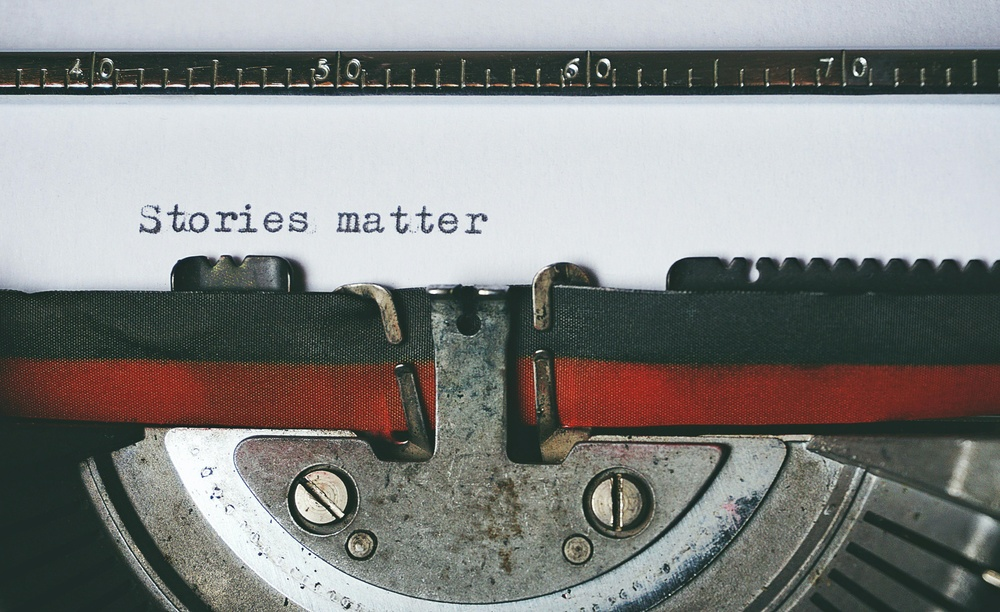
#> input picture images/pexels-suzyhazelwood-1995842.jpg, 1000 x 612 px, shrunk from 5500 x 3366 before the run, found by its file name
$ python weiner-deconvolution.py
#> lines starting #> are read from the running program, lines starting #| are printed output that depends on the picture
import numpy as np
import cv2
import matplotlib.pyplot as plt
from scipy.signal import convolve2d
from scipy.fft import fft2, ifft2


def read_image(image_path, grayscale=True):
    """
    Reads the input image and converts it to grayscale if needed.
    """
#> called with grayscale = True
    image = cv2.imread(image_path)
#> image is the input picture: shape (612, 1000, 3); mean B, G, R 132.9, 134.7, 133.7
    if grayscale:
        image = cv2.cvtColor(image, cv2.COLOR_BGR2GRAY)
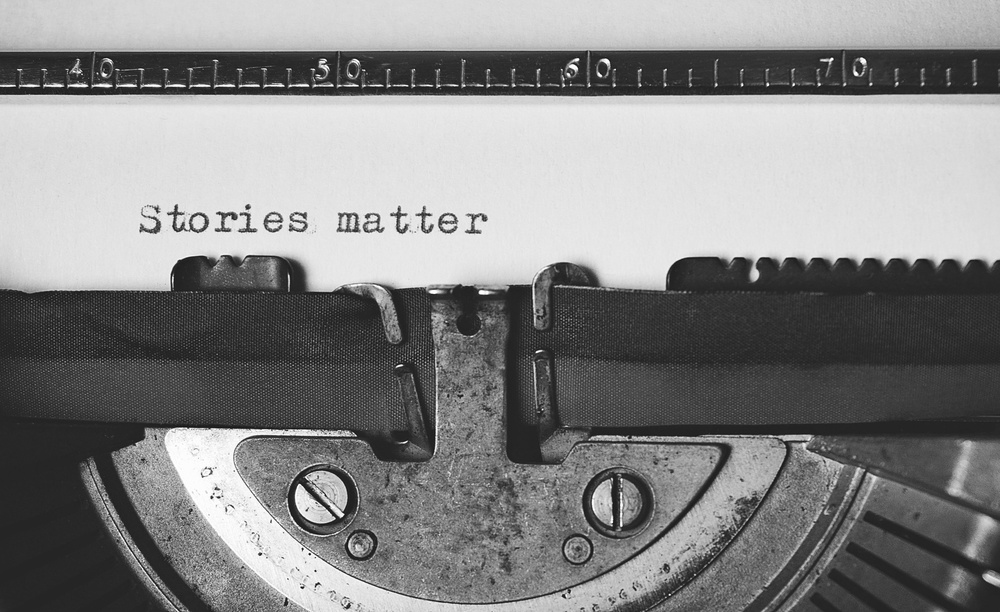
#> image: shape (612, 1000); min 5, max 255, mean 134.2
    return image

def gaussian_psf(size, sigma):
    """
    Generates a Gaussian Point Spread Function (PSF).

    Parameters:
    - size: Size of the PSF (e.g., 15x15).
    - sigma: Standard deviation of the Gaussian function.

    Returns:
    - psf: The generated PSF.
    """
#> called with size = (50, 50), sigma = 20
    psf = np.zeros(size)
    center = (size[0] // 2, size[1] // 2)

    for i in range(size[0]):
        for j in range(size[1]):
            x, y = i - center[0], j - center[1]
            psf[i, j] = np.exp(-(x**2 + y**2) / (2 * sigma**2))

    return psf / psf.sum()  # Normalize the PSF

def wiener_filter(blurred, psf, K):
    """
    Applies Wiener-Hunt deconvolution to an input blurred image.

    Parameters:
    - blurred: The observed blurred image.
    - psf: Point Spread Function (PSF) representing the blur.
    - K: Noise-to-signal power ratio.

    Returns:
    - deconvolved_image: The deblurred image after Wiener filtering.
    """
    # Perform Fourier transforms on the blurred image and PSF
    G = fft2(blurred)
    H = fft2(psf, s=blurred.shape)
    H_conj = np.conj(H)  # Conjugate of H

    # Wiener filter formula in frequency domain
    F_hat = (H_conj / (H * H_conj + K)) * G

    # Inverse Fourier transform to get the deblurred image
    deconvolved_image = np.abs(ifft2(F_hat))
    return deconvolved_image

def plot_all_images(original, blurred, deblurred):
    """
    Plots the original, blurred, and deblurred images side by side.
    """
    plt.figure(figsize=(18, 6))

    # Original Image
    plt.subplot(1, 3, 1)
    plt.title("Original Image")
    plt.imshow(original, cmap='gray')
    plt.axis('off')

    # Blurred Image
    plt.subplot(1, 3, 2)
    plt.title("Blurred Image")
    plt.imshow(blurred, cmap='gray')
    plt.axis('off')

    # Deblurred Image
    plt.subplot(1, 3, 3)
    plt.title("Deblurred Image using Wiener-Hunt")
    plt.imshow(deblurred, cmap='gray')
    plt.axis('off')

    # Show all images
    plt.tight_layout()
    plt.show()

if __name__ == "__main__":
    # Load the example image
    image_path = 'D:/Work/IPCV/ImageDeconvolution/images/pexels-suzyhazelwood-1995842.jpg'  # Replace with your image path
    original_image = read_image(image_path)

    # Create a Gaussian PSF
    psf_size = (50, 50)   # Size of the Gaussian kernel
    sigma = 20  # Reduced standard deviation for the Gaussian blur to avoid too much blurring
    psf = gaussian_psf(psf_size, sigma)

    # Blur the image using convolution with the PSF
    blurred_image = convolve2d(original_image, psf, mode='same')
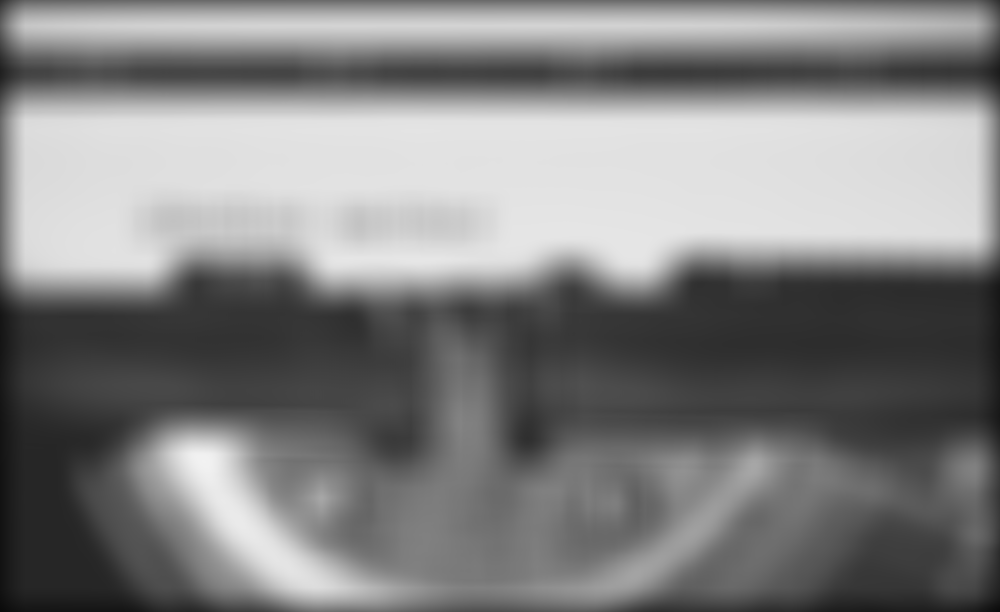
#> blurred_image: shape (612, 1000) float64; min 10.23, max 242.1, mean 130.2

    # Apply Wiener Deconvolution
    noise_to_signal_ratio = 0.01  # Lower noise-to-signal ratio for better accuracy
    deblurred_image = wiener_filter(blurred_image, psf, noise_to_signal_ratio)
#> in wiener_filter, `H = fft2(psf, s=blurred.shape)`:
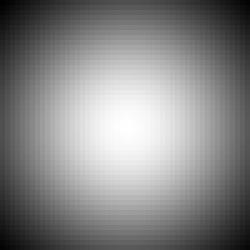
#> psf: shape (50, 50) float64 (shown 5 times larger); min 0.000134, max 0.00064, mean 0.0004; drawn with min black and max white
#> in wiener_filter, `deconvolved_image = np.abs(ifft2(F_hat))`:
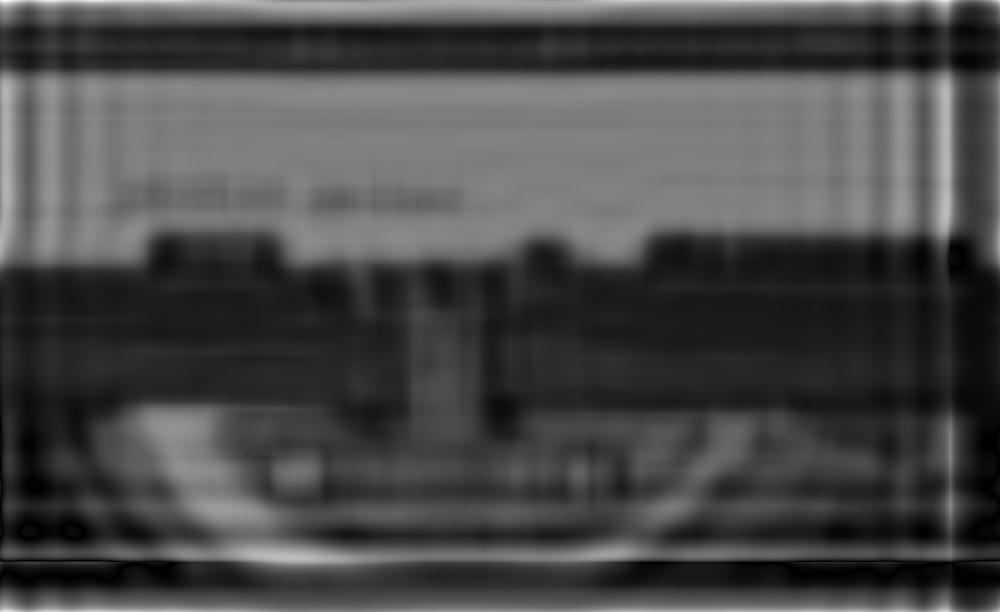
#> deconvolved_image: shape (612, 1000) float64; min 0.00063, max 449.7, mean 129.3; drawn with min black and max white

    # Display all images side by side
    plot_all_images(original_image, blurred_image, deblurred_image)
